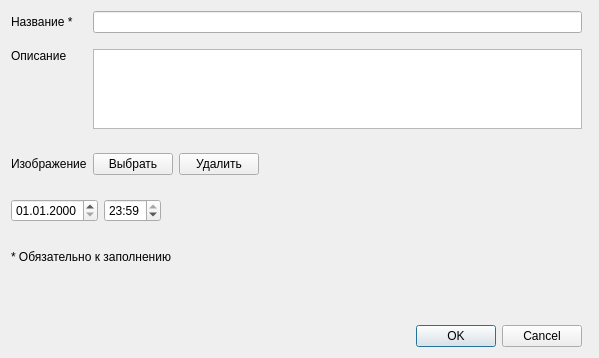
<?xml version="1.0" encoding="UTF-8"?>
<ui version="4.0">
 <class>Dialog</class>
 <widget class="QDialog" name="Dialog">
  <property name="geometry">
   <rect>
    <x>0</x>
    <y>0</y>
    <width>599</width>
    <height>358</height>
   </rect>
  </property>
  <property name="sizePolicy">
   <sizepolicy hsizetype="Fixed" vsizetype="Preferred">
    <horstretch>0</horstretch>
    <verstretch>0</verstretch>
   </sizepolicy>
  </property>
  <property name="windowTitle">
   <string>Dialog</string>
  </property>
  <widget class="QWidget" name="gridLayoutWidget">
   <property name="geometry">
    <rect>
     <x>11</x>
     <y>11</y>
     <width>571</width>
     <height>336</height>
    </rect>
   </property>
   <layout class="QGridLayout" name="layout_form">
    <item row="4" column="1">
     <layout class="QHBoxLayout" name="layout_image">
      <item>
       <widget class="QPushButton" name="btn_selectImage">
        <property name="sizePolicy">
         <sizepolicy hsizetype="Fixed" vsizetype="Fixed">
          <horstretch>0</horstretch>
          <verstretch>0</verstretch>
         </sizepolicy>
        </property>
        <property name="text">
         <string>Выбрать</string>
        </property>
       </widget>
      </item>
      <item>
       <widget class="QPushButton" name="btn_deleteImage">
        <property name="sizePolicy">
         <sizepolicy hsizetype="Fixed" vsizetype="Fixed">
          <horstretch>0</horstretch>
          <verstretch>0</verstretch>
         </sizepolicy>
        </property>
        <property name="text">
         <string>Удалить</string>
        </property>
       </widget>
      </item>
      <item>
       <widget class="QLabel" name="label_imageName">
        <property name="text">
         <string/>
        </property>
       </widget>
      </item>
     </layout>
    </item>
    <item row="0" column="0">
     <widget class="QLabel" name="label_title">
      <property name="text">
       <string>Название *</string>
      </property>
     </widget>
    </item>
    <item row="6" column="0" colspan="2">
     <spacer name="verticalSpacer_3">
      <property name="orientation">
       <enum>Qt::Vertical</enum>
      </property>
      <property name="sizeType">
       <enum>QSizePolicy::Fixed</enum>
      </property>
      <property name="sizeHint" stdset="0">
       <size>
        <width>20</width>
        <height>10</height>
       </size>
      </property>
     </spacer>
    </item>
    <item row="1" column="0" colspan="2">
     <spacer name="verticalSpacer">
      <property name="orientation">
       <enum>Qt::Vertical</enum>
      </property>
      <property name="sizeType">
       <enum>QSizePolicy::Fixed</enum>
      </property>
      <property name="sizeHint" stdset="0">
       <size>
        <width>20</width>
        <height>10</height>
       </size>
      </property>
     </spacer>
    </item>
    <item row="7" column="0" colspan="2">
     <layout class="QHBoxLayout" name="layout_datetime">
      <item>
       <widget class="QDateEdit" name="dateEdit">
        <property name="sizePolicy">
         <sizepolicy hsizetype="Fixed" vsizetype="Fixed">
          <horstretch>0</horstretch>
          <verstretch>0</verstretch>
         </sizepolicy>
        </property>
        <property name="displayFormat">
         <string>dd.MM.yyyy</string>
        </property>
       </widget>
      </item>
      <item>
       <widget class="QTimeEdit" name="timeEdit">
        <property name="sizePolicy">
         <sizepolicy hsizetype="Fixed" vsizetype="Fixed">
          <horstretch>0</horstretch>
          <verstretch>0</verstretch>
         </sizepolicy>
        </property>
        <property name="dateTime">
         <datetime>
          <hour>23</hour>
          <minute>59</minute>
          <second>59</second>
          <year>2000</year>
          <month>1</month>
          <day>1</day>
         </datetime>
        </property>
        <property name="displayFormat">
         <string>HH:mm</string>
        </property>
       </widget>
      </item>
      <item>
       <spacer name="horizontalSpacer">
        <property name="orientation">
         <enum>Qt::Horizontal</enum>
        </property>
        <property name="sizeHint" stdset="0">
         <size>
          <width>40</width>
          <height>20</height>
         </size>
        </property>
       </spacer>
      </item>
     </layout>
    </item>
    <item row="0" column="1">
     <widget class="QLineEdit" name="edit_title"/>
    </item>
    <item row="4" column="0">
     <widget class="QLabel" name="label_image">
      <property name="text">
       <string>Изображение</string>
      </property>
     </widget>
    </item>
    <item row="8" column="0" colspan="2">
     <spacer name="verticalSpacer_4">
      <property name="orientation">
       <enum>Qt::Vertical</enum>
      </property>
      <property name="sizeType">
       <enum>QSizePolicy::Fixed</enum>
      </property>
      <property name="sizeHint" stdset="0">
       <size>
        <width>20</width>
        <height>10</height>
       </size>
      </property>
     </spacer>
    </item>
    <item row="2" column="0">
     <widget class="QLabel" name="label_description">
      <property name="text">
       <string>Описание</string>
      </property>
      <property name="alignment">
       <set>Qt::AlignLeading|Qt::AlignLeft|Qt::AlignTop</set>
      </property>
     </widget>
    </item>
    <item row="10" column="0" colspan="2">
     <widget class="QLabel" name="label_info">
      <property name="styleSheet">
       <string notr="true">QLabel {
color: rgb(255, 53, 53);
}</string>
      </property>
      <property name="text">
       <string/>
      </property>
     </widget>
    </item>
    <item row="11" column="0" colspan="2">
     <widget class="QDialogButtonBox" name="buttonBox">
      <property name="orientation">
       <enum>Qt::Horizontal</enum>
      </property>
      <property name="standardButtons">
       <set>QDialogButtonBox::Cancel|QDialogButtonBox::Ok</set>
      </property>
     </widget>
    </item>
    <item row="3" column="0" colspan="2">
     <spacer name="verticalSpacer_2">
      <property name="orientation">
       <enum>Qt::Vertical</enum>
      </property>
      <property name="sizeType">
       <enum>QSizePolicy::Fixed</enum>
      </property>
      <property name="sizeHint" stdset="0">
       <size>
        <width>20</width>
        <height>10</height>
       </size>
      </property>
     </spacer>
    </item>
    <item row="2" column="1">
     <widget class="QPlainTextEdit" name="edit_description">
      <property name="sizePolicy">
       <sizepolicy hsizetype="Expanding" vsizetype="Fixed">
        <horstretch>0</horstretch>
        <verstretch>0</verstretch>
       </sizepolicy>
      </property>
      <property name="maximumSize">
       <size>
        <width>16777215</width>
        <height>80</height>
       </size>
      </property>
     </widget>
    </item>
    <item row="9" column="0" colspan="2">
     <widget class="QLabel" name="label_remark">
      <property name="text">
       <string>* Обязательно к заполнению</string>
      </property>
     </widget>
    </item>
   </layout>
  </widget>
 </widget>
 <resources/>
 <connections>
  <connection>
   <sender>buttonBox</sender>
   <signal>rejected()</signal>
   <receiver>Dialog</receiver>
   <slot>reject()</slot>
   <hints>
    <hint type="sourcelabel">
     <x>316</x>
     <y>260</y>
    </hint>
    <hint type="destinationlabel">
     <x>286</x>
     <y>274</y>
    </hint>
   </hints>
  </connection>
 </connections>
</ui>
